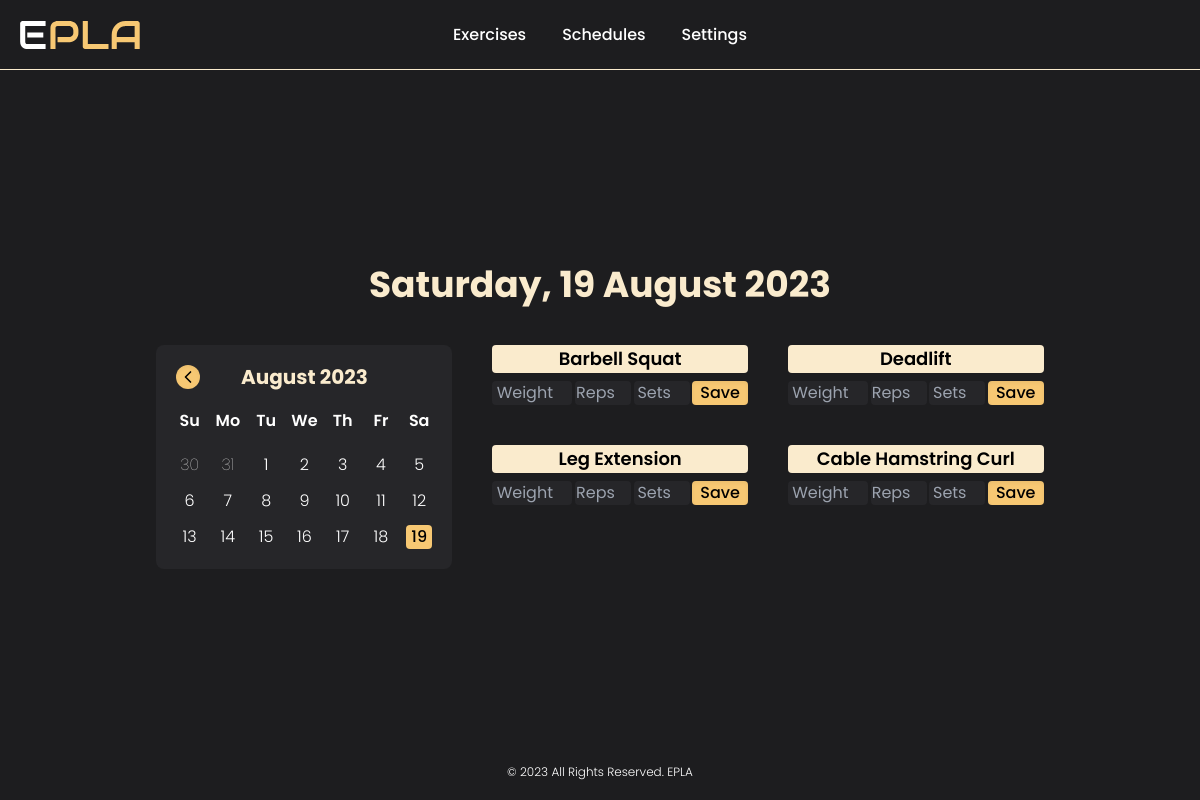
Screenshot of /track-my-workouts (signed in) with the database file from the repository.
### tables this page shows
CREATE TABLE exercises (
    id INTEGER,
    user_id INTEGER,
    exercise TEXT,
    PRIMARY KEY(id),
    FOREIGN KEY(user_id) REFERENCES users(id)
        ON UPDATE CASCADE
        ON DELETE CASCADE
);

### app.py (the view, shortened to what this page needs)
@app.route("/track-my-workouts", methods=["GET", "POST"])
@login_required
def track_my_workouts():
    day_names = ["monday", "tuesday", "wednesday", "thursday", "friday", "saturday", "sunday"]
    month_names = ["january", "february", "march", "april", "may", "june", "july", "august", "september", "october", "november", "december"]
    con, cur = database()
    cur.execute("SELECT * FROM schedules WHERE user_id = (?)", (session["user_id"],))
    schedules = cur.fetchall()
    if not schedules:
        message = "You have no workouts to track, make your schedule first!"
        cur.close()
        con.close()
        return render_template("track-my-workouts.html", message=message)
    date = request.args.get("date")
    if not date:
        date = datetime.now()
        date = f"{date.year}-{date.month}-{date.day}"
    day = datetime.strptime(date, "%Y-%m-%d").date()
    day = day_names[day.weekday()]
    cur.execute("SELECT * FROM progress WHERE user_id = (?) AND date = (?)", (session["user_id"], date))
    progress = cur.fetchall()
    cur.execute("SELECT exercise_id FROM schedules WHERE user_id = (?) AND day = (?)", (session["user_id"], day))
    exercise_id = cur.fetchall()
    exercise_id = [id[0] for id in exercise_id]
    placeholders = ', '.join(['?' for _ in exercise_id])
    sql_query = f"SELECT exercise FROM exercises WHERE user_id = (?) AND id IN ({placeholders})"
    cur.execute(sql_query, (session["user_id"], *exercise_id))
    results = cur.fetchall()
    results = [item[0] for item in results]
    exercises = {exercise: [] for exercise in results}
    for exercise in exercises:
        cur.execute("SELECT id FROM exercises WHERE user_id = (?) AND exercise = (?)", (session["user_id"], exercise))
        exercise_id = cur.fetchone()[0]
        for record in progress:
            if exercise_id == record[1]:
                exercises[exercise].extend(list(record))
    cur.close()
    con.close()
    display_date = date
    display_date = display_date.split("-")
    month = month_names[int(display_date[1]) - 1]
    display_date[1] = month.capitalize()
    display_date = display_date[::-1]
    display_date = ' '.join(display_date)
    display_date = f"{day.capitalize()}, {display_date}"
    if date == f"{datetime.now().year}-{datetime.now().month}-{datetime.now().day}" and not exercises:
        display_date = "Rest Day!"
    return render_template("track-my-workouts.html", exercises=exercises, display_date=display_date)

### app.py (called while the page is built)
@app.after_request
def after_request(response):
    response.headers["Cache-Control"] = "no-cache, no-store, must-revalidate"
    response.headers["Expires"] = 0
    response.headers["Pragma"] = "no-cache"
    return response

### helpers.py (called while the page is built)
def login_required(f):
    @wraps(f)
    def decorated_function(*args, **kwargs):
        if session.get("user_id") is None:
            return redirect("/login")
        return f(*args, **kwargs)
    return decorated_function

def database(db="database.db"):
    con = sqlite3.connect(db)
    cur = con.cursor()
    cur.execute("PRAGMA foreign_keys = 1")
    return con, cur

### templates/track-my-workouts.html (shortened to what this page needs)
{% extends "layout.html" %}
{% block main %}
    {% if message %}
        <h1 class="mx-10 font-bold text-center text-5xl text-yellow-2">{{ message }}</h1>
    {% else %}
        <div class="flex flex-col items-center space-y-10">
            <h1 class="font-bold text-center text-4xl text-yellow-2">{{ display_date }}</h1>
            <div class="flex space-x-10">
                <div class="relative flex flex-col w-fit h-fit p-5 space-y-5 items-center rounded-lg bg-default-3 text-white">
                    <div class="flex w-full justify-between items-center">
                        <h1 id="current-calendar" class="absolute left-0 w-full font-bold text-xl text-center text-yellow-2">August 2023</h1>
                    </div>
                    <div class="space-y-5">
                        <ul class="grid grid-cols-7 gap-3 font-semibold text-center text-white">
                            <li>Su</li>
                            <li>Mo</li>
                            <li>Tu</li>
                            <li>We</li>
                            <li>Th</li>
                            <li>Fr</li>
                            <li>Sa</li>
                        </ul>
                        <ul id="days" class="grid grid-cols-7 gap-3 font-light text-center"></ul>
                    </div>
                </div>
                {% if exercises %}
                    <div class="flex flex-col space-y-5">
                        <div class="grid grid-cols-2 h-fit gap-10 ">
                            {% for exercise in exercises %}
                                {% if exercises[exercise] %}
                                    <form name="exercise-form" id="delete-exercise" action="/track-my-workouts" method="post" class="flex flex-col h-fit items-center space-y-2">
                                        <h1 class="w-full px-2 rounded bg-yellow-2 font-semibold text-center text-lg text-black">{{ exercise|title }}</h1>
                                        <div name="content" class="flex w-full justify-between mx-1">
                                            <input type="hidden" name="exercise" value="{{ exercise }}">
                                            <p class="w-14 rounded bg-default-3 font-normal text-center text-white">{{ exercises[exercise][2] }}</p>
                                            <p class="w-14 rounded bg-default-3 font-normal text-center text-white">{{ exercises[exercise][3] }}</p>
                                            <p class="w-14 rounded bg-default-3 font-normal text-center text-white">{{ exercises[exercise][4] }}</p>
                                            <button type="submit" class="rounded px-2 bg-yellow-1 shadow-inner">Delete</button>
                                        </div>
                                    </form>
                                {% else %}
                                    <form name="exercise-form" id="save-exercise" method="post" class="flex flex-col h-fit items-center space-y-2">
                                        <h1 class="w-full px-2 rounded bg-yellow-2 font-semibold text-center text-lg text-black">{{ exercise|title }}</h1>
                                        <div name="content" class="flex w-full justify-between mx-1">
                                            <input type="number" name="weight" required step="2.5" min="2.5" placeholder="Weight" class="w-20 rounded bg-default-3 font-normal text-center text-white">
                                            <input type="number" name="reps" required min="1" placeholder="Reps" class="w-14 rounded bg-default-3 font-normal text-center text-white">
                                            <input type="number" name="sets" required min="1" placeholder="Sets" class="w-14 rounded bg-default-3 font-normal text-center text-white">
                                            <button type="submit" class="rounded px-2 bg-yellow-1 shadow-inner">Save</button>
                                        </div>
                                    </form>
                                {% endif %}
                            {% endfor %}
                        </div>
                    </div>
                {% endif %}
            </div>
        </div>
    {% endif %}
{% endblock %}

### static/css/styles.css (style rules this page uses)
.font-default { font-family: 'Poppins', sans-serif; }

### rows the page displays
exercises: exercise "Barbell Squat"
exercises: exercise "Deadlift"
exercises: exercise "Leg Extension"
exercises: exercise "Cable Hamstring Curl"

### other values shown
{{ display_date }} "Saturday, 19 August 2023"
